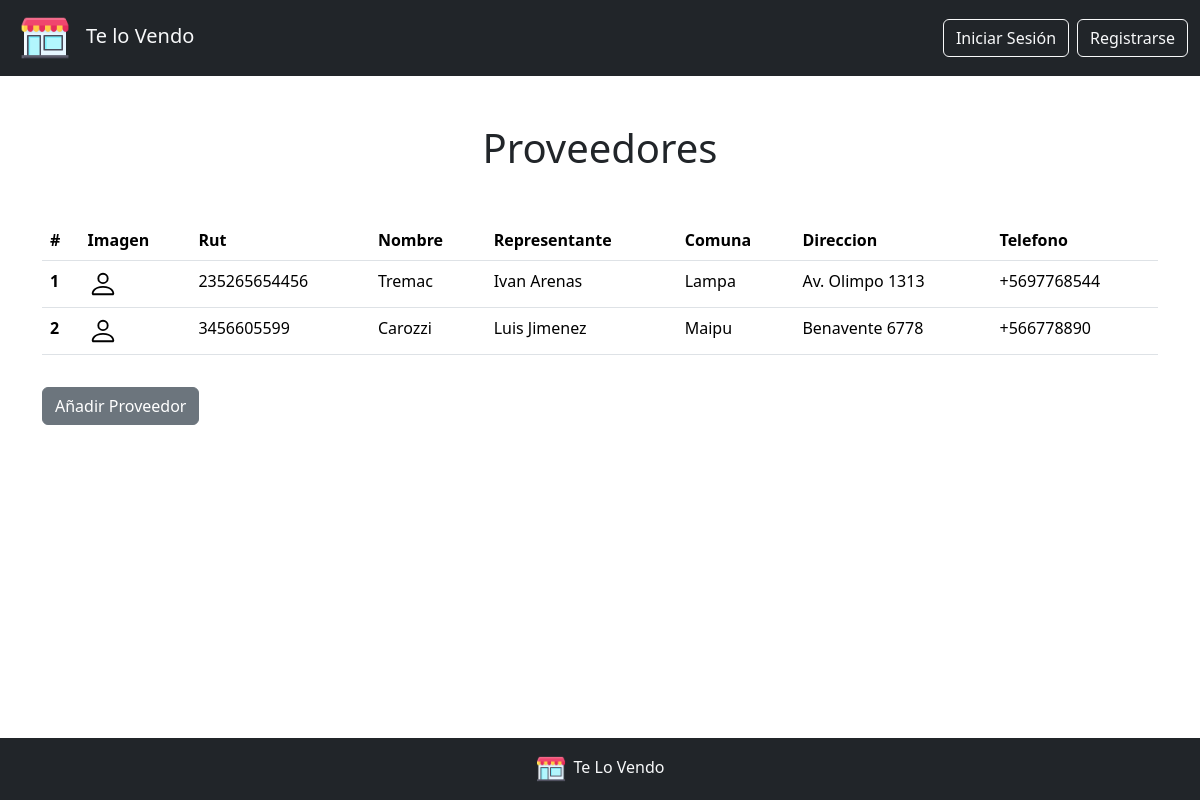
The page / on the database its author committed.
### Proveedores/models.py (models this page shows, shortened)
class Proveedores(models.Model):
    rut_proveedor = models.CharField(max_length=100)
    nombre_proveedor = models.CharField(max_length=100)
    nombre_representante = models.CharField(max_length=100)
    telefono = models.CharField(max_length=100)
    comuna = models.CharField(max_length=100)
    direccion = models.CharField(max_length=100)
    class Meta:
        verbose_name_plural = 'Proveedores'
        verbose_name = 'Proveedor'

### Proveedores/views.py (the view)
# urls.py: path('', views.proveedores, name='pagina_principal'),
def proveedores(request):
    proveedores = Proveedores.objects.all()
    return render(request, 'pagina_principal.html', {'proveedores': proveedores})

### templates/pagina_principal.html (shortened to what this page needs)
<!DOCTYPE html>
<html lang="en">
<head>
	<link href="https://cdn.jsdelivr.net/npm/bootstrap@5.3.3/dist/css/bootstrap.min.css" rel="stylesheet"
>
</head>
<body>
{% include 'navbar.html' %}
{% block content %}
	<h1 class="text-center mt-5">Proveedores</h1>
	<div class="container mt-5">
		<table class="table">
			<thead>
			<tr>
				<th scope="col">#</th>
				<th scope="col">Imagen</th>
				<th scope="col">Rut</th>
				<th scope="col">Nombre</th>
				<th scope="col">Representante</th>
				<th scope="col">Comuna</th>
				<th scope="col">Direccion</th>
				<th scope="col">Telefono</th>
			</tr>
			</thead>
			<tbody>
			{% for proveedor in proveedores %}
				<tr>
					<th scope="row">{{ forloop.counter }}</th>
					<td>
					</td>
					<td>{{ proveedor.rut_proveedor }}</td>
					<td>{{ proveedor.nombre_proveedor }}</td>
					<td>{{ proveedor.nombre_representante }}</td>
					<td>{{ proveedor.comuna }}</td>
					<td>{{ proveedor.direccion }}</td>
					<td>{{ proveedor.telefono }}</td>
				</tr>
			{% endfor %}
			</tbody>
		</table>
		<a class="button btn btn-secondary mt-3" href="{% url 'crear_proveedores' %}"> Añadir Proveedor</a>
	</div>
{% endblock %}
{% include 'footer.html' %}
</body>
</html>

### Proveedores/templates/navbar.html (shortened to what this page needs)
{% load static %}
<nav class="navbar navbar-expand-lg bg-dark">
	<div class="container-fluid">
		<a class="navbar-brand text-light" href="#"><img class="ms-2 me-3" style="width: 50px;"
		                                                 src="{% static 'images/store.png' %}">Te lo Vendo</a>
		<div class="collapse navbar-collapse" id="navbarSupportedContent">
				<a class="btn btn-outline-light me-2" href="{% url "login" %}">Iniciar Sesión</a>
				<a class="btn btn-outline-light" href="{% url "registrarse" %}">Registrarse</a>
		</div>
	</div>
</nav>

### Proveedores/templates/footer.html
{% load static %}
<footer class="mt-auto py-3 bg-dark fixed-bottom">
	<div class="container text-center">
		<span class="text-light"><img class="me-2" style="width: 30px;" src="{% static 'images/store.png' %}">Te Lo Vendo</span>
	</div>
</footer>

### rows shown on the page
Proveedores: rut_proveedor "235265654456", nombre_proveedor "Tremac", nombre_representante "Ivan Arenas", comuna "Lampa", direccion "Av. Olimpo 1313", telefono "+5697768544"
Proveedores: rut_proveedor "3456605599", nombre_proveedor "Carozzi", nombre_representante "Luis Jimenez", comuna "Maipu", direccion "Benavente 6778", telefono "+566778890"
